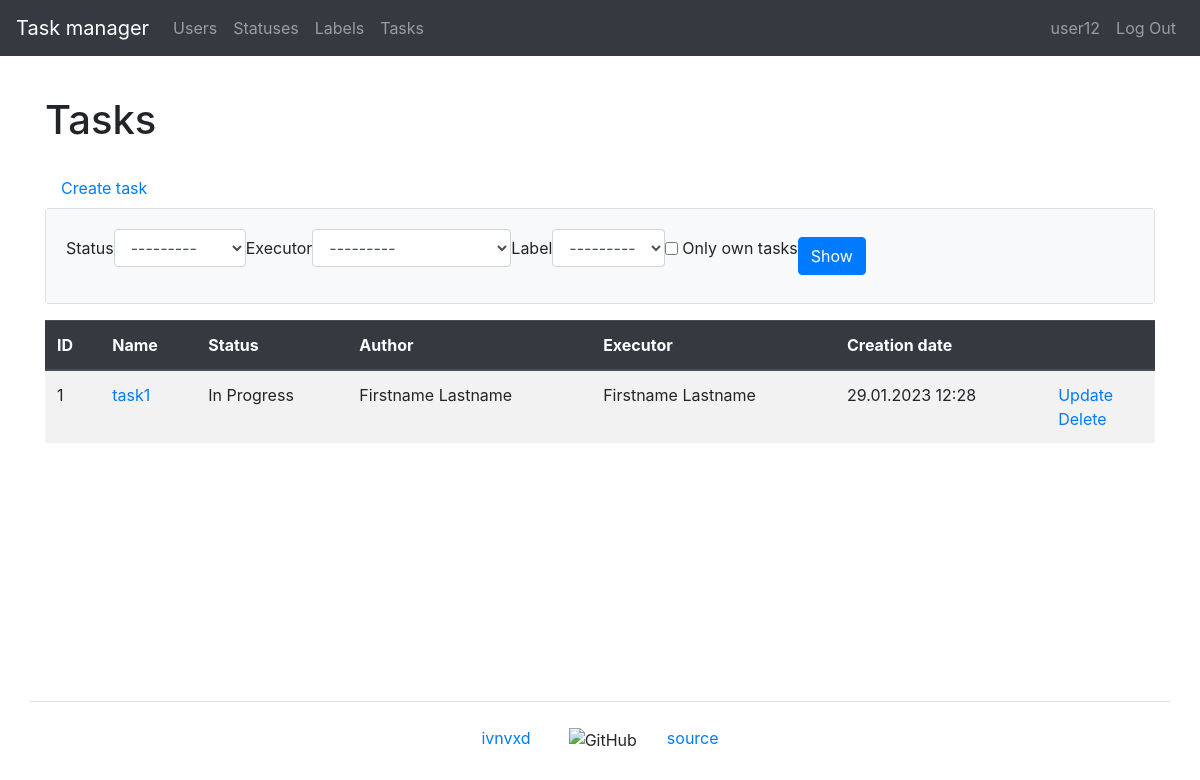
Page /tasks/ (signed in) on the committed database.
### task_manager/users/models.py (models this page shows)
class User(AbstractUser):
    first_name = models.CharField(max_length=150)
    last_name = models.CharField(max_length=150)
    def __str__(self):
        return self.get_full_name()

### task_manager/tasks/models.py (models this page shows, shortened)
class Task(models.Model):
    name = models.CharField(
        max_length=150,
        blank=False,
        unique=True,
        verbose_name=_('Name')
    )
    description = models.TextField(
        max_length=10000,
        blank=True,
        verbose_name=_('Description')
    )
    date_created = models.DateTimeField(
        auto_now_add=True,
        verbose_name=_('Creation date')
    )
    author = models.ForeignKey(
        User,
        on_delete=models.PROTECT,
        related_name='author',
        verbose_name=_('Author')
    )
    status = models.ForeignKey(
        Status,
        on_delete=models.PROTECT,
        related_name='statuses',
        verbose_name=_('Status')
    )
    executor = models.ForeignKey(
        User,
        on_delete=models.PROTECT,
        related_name='executor',
        verbose_name=_('Executor')
    )
    labels = models.ManyToManyField(
        Label,
        through='TaskLabelRelation',
        through_fields=('task', 'label'),
        blank=True,
        related_name='labels',
        verbose_name=_('Label')
    )
    class Meta:
        verbose_name = _('Task')
        verbose_name_plural = _('Tasks')

### task_manager/statuses/models.py (models this page shows)
class Status(models.Model):
    name = models.CharField(
        max_length=150,
        unique=True,
        blank=False,
        verbose_name=_('Name'),
    )
    date_created = models.DateTimeField(
        auto_now_add=True,
        verbose_name=_('Creation date')
    )
    def __str__(self):
        return self.name
    class Meta:
        verbose_name = _('Status')
        verbose_name_plural = _('Statuses')

### task_manager/tasks/views.py (the view)
# urls.py: path('', TasksListView.as_view(), name='tasks'),
class TasksListView(AuthRequiredMixin, FilterView):
    template_name = 'tasks/tasks.html'
    model = Task
    filterset_class = TaskFilter
    context_object_name = 'tasks'
    extra_context = {
        'title': _('Tasks'),
        'button_text': _('Show'),
    }

### task_manager/labels/models.py (called while the page is built)
    def __str__(self):
        return self.name

### task_manager/mixins.py (called while the page is built)
    def dispatch(self, request, *args, **kwargs):
        if not request.user.is_authenticated:
            messages.error(request, self.auth_message)
            return redirect(reverse_lazy('login'))
        return super().dispatch(request, *args, **kwargs)

### task_manager/templates/tasks/tasks.html (shortened to what this page needs)
{% extends "base.html" %}
{% load bootstrap4 %}
{% load i18n %}
{% block content %}
    <h1 class="my-4">{{ title }}</h1>
    <a class="nav-link" href="{% url 'task_create' %}">{% trans 'Create task' %}</a>
    <div class="card mb-3">
        <div class="card-body bg-light">
            <form class="form-inline center" method="get">
              {% bootstrap_form filter.form field_class="ml-2 mr-3" %}
              {% bootstrap_button button_text button_type="submit" button_class="btn btn-primary" %}
            </form>
        </div>
    </div>
    <table class="table table-striped">
        <thead class="thead-dark">
            <tr>
                <th>ID</th>
                <th>{% trans 'Name' %}</th>
                <th>{% trans 'Status' %}</th>
                <th>{% trans 'Author' %}</th>
                <th>{% trans 'Executor' %}</th>
                <th>{% trans 'Creation date' %}</th>
                <th></th>
            </tr>
        </thead>
        <tbody>
            {% if tasks %}
                {% for task in tasks %}
                    <tr>
                        <td>{{ task.id }}</td>
                        <td><a href="{% url 'task_show' task.id %}">{{ task.name }}</a></td>
                        <td>{{ task.status }}</td>
                        <td>{{ task.author }}</td>
                        <td>{{ task.executor }}</td>
                        <td>{{ task.date_created|date:"d.m.Y H:i" }}</td>
                        <td>
                            <a href="{% url 'task_update' task.id %}">{% trans 'Update' %}</a>
                            <br>
                            <a href="{% url 'task_delete' task.id %}">{% trans 'Delete' %}</a>
                        </td>
                    </tr>
                {% endfor %}
            {% endif %}
        </tbody>
    </table>
{% endblock content %}

### task_manager/templates/navbar.html (shortened to what this page needs)
{% load i18n %}
<nav class="navbar navbar-expand-md navbar-dark bg-dark mb-3">
    <a class="navbar-brand" href="{% url 'home' %}">{% trans "Task manager" %}</a>
    <div class="collapse navbar-collapse" id="navbarToggleExternalContent">
        <ul class="navbar-nav mr-auto">
            <li class="nav-item">
                <a class="nav-link" href="{% url 'users' %}">{% trans "Users" %}</a>
            </li>
            {% if user.is_authenticated %}
                <li class="nav-item">
                    <a class="nav-link" href="{% url 'statuses' %}">{% trans "Statuses" %}</a>
                </li>
                <li class="nav-item">
                    <a class="nav-link" href="{% url 'labels' %}">{% trans "Labels" %}</a>
                </li>
                <li class="nav-item">
                    <a class="nav-link" href="{% url 'tasks' %}">{% trans "Tasks" %}</a>
                </li>
            {% endif %}
        </ul>
        <ul class="navbar-nav">
            {% if user.is_authenticated %}
                <li class="nav-item">
                    <a class="nav-link" href="{% url 'user_update' user.id %}">{{ user.username }}</a>
                </li>
                <li class="nav-item">
                    <a class="nav-link" href="{% url 'logout' %}">{% trans "Log Out" %}</a>
                </li>
            {% endif %}
        </ul>
    </div>
</nav>

### rows in the picture
User: username "user12"
Task: id "1", name "task1", status "In Progress", author "Firstname Lastname", executor "Firstname Lastname", date_created "29.01.2023 12:28"

### other values in the picture
{{ title }} "Tasks"
